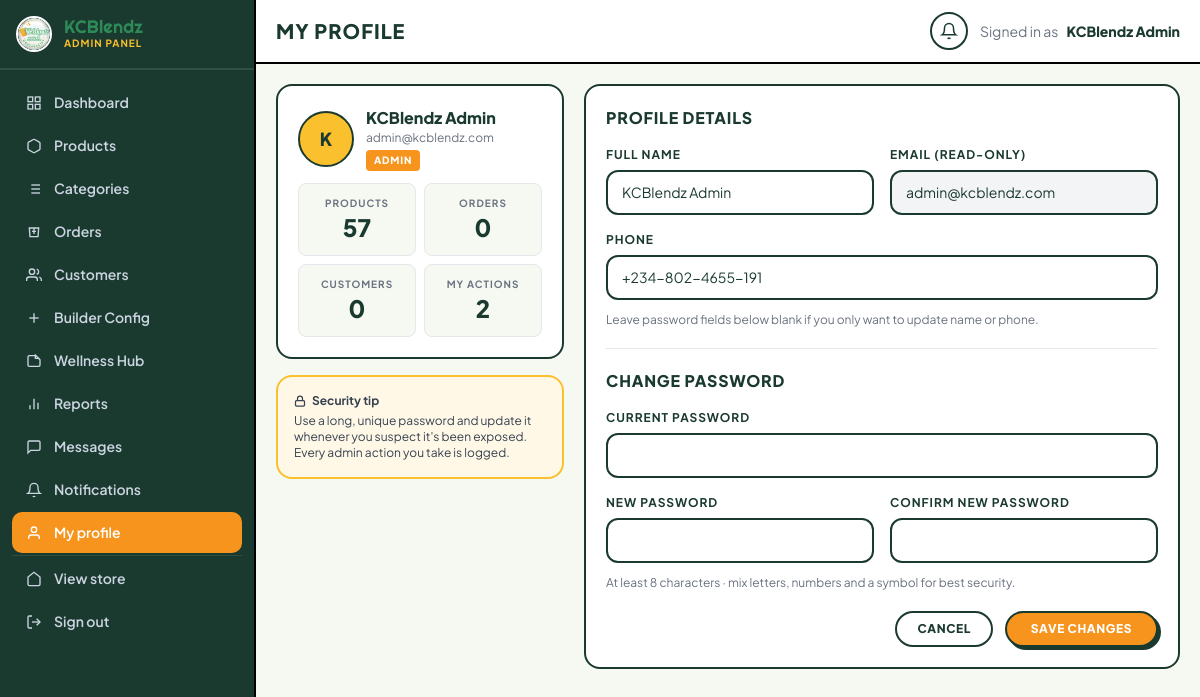
/admin/profile (signed in), run on the app's committed database.
### tables this page shows
CREATE TABLE users (
    id INTEGER PRIMARY KEY AUTOINCREMENT,
    email TEXT UNIQUE NOT NULL,
    password_hash TEXT NOT NULL,
    full_name TEXT NOT NULL,
    phone TEXT,
    role TEXT NOT NULL DEFAULT 'customer',  -- customer | admin
    status TEXT NOT NULL DEFAULT 'active',  -- active | suspended | deleted
    region TEXT,                            -- preferred region NG / MU / GL
    created_at TEXT NOT NULL DEFAULT (datetime('now')),
    last_login_at TEXT
);

### app.py (the view, shortened to what this page needs)
@app.route("/admin/profile", methods=["GET", "POST"])
@admin_required
def admin_profile():
    u = current_user()
    db = get_db()
    stats = db.execute("""SELECT
        (SELECT COUNT(*) FROM products WHERE is_active=1) AS n_products,
        (SELECT COUNT(*) FROM orders) AS n_orders,
        (SELECT COUNT(*) FROM users WHERE role='customer' AND status='active') AS n_customers,
        (SELECT COUNT(*) FROM audit_logs WHERE user_id=?) AS n_actions
    """, (u["id"],)).fetchone()
    return render_template("admin/profile.html", u=u, stats=stats)

### app.py (called while the page is built)
def get_db():
    if "db" not in g:
        g.db = sqlite3.connect(DB_PATH)
        g.db.row_factory = sqlite3.Row
        g.db.execute("PRAGMA foreign_keys = ON")
    return g.db

def current_user():
    uid = session.get("uid")
    if not uid:
        return None
    row = get_db().execute("SELECT * FROM users WHERE id=? AND status='active'", (uid,)).fetchone()
    return row

def admin_required(view):
    @wraps(view)
    def wrapper(*args, **kwargs):
        u = current_user()
        if not u or u["role"] != "admin":
            abort(403)
        return view(*args, **kwargs)
    return wrapper

def csrf_token():
    if "_csrf" not in session:
        session["_csrf"] = secrets.token_urlsafe(32)
    return session["_csrf"]

@app.before_request
def ensure_db_seeded():
    try:
        if not DB_PATH.exists() or DB_PATH.stat().st_size == 0:
            init_db()
    except Exception as _e:
        print(f"[KCBlendz] before_request init_db skipped: {_e}")

@app.before_request
def enforce_csrf():
    if request.method in ("POST", "PUT", "PATCH", "DELETE"):
        if request.path.startswith("/api/"):
            return  # api uses JSON + session
        if not check_csrf():
            abort(400, "Invalid CSRF token")

@app.after_request
def security_headers(response):
    response.headers["X-Content-Type-Options"] = "nosniff"
    response.headers["X-Frame-Options"] = "DENY"
    response.headers["Referrer-Policy"] = "strict-origin-when-cross-origin"
    response.headers["Permissions-Policy"] = "camera=(), microphone=(), geolocation=()"
    if request.path.startswith("/static/"):
        response.headers["Cache-Control"] = "public, max-age=604800, immutable"
    return response

@app.context_processor
def inject_globals():
    return dict(
        current_user=current_user,
        current_region=current_region,
        REGIONS=REGIONS,
        cart_count=cart_count,
        format_money=format_money,
        csrf_token=csrf_token,
        current_year=datetime.now().year,
    )

@app.context_processor
def inject_favorites():
    u = current_user()
    if not u:
        return {"user_favorite_ids": set()}
    rows = get_db().execute("SELECT product_id FROM favorites WHERE user_id=?", (u["id"],)).fetchall()
    return {"user_favorite_ids": {r["product_id"] for r in rows}}

### templates/admin/profile.html (shortened to what this page needs)
{% extends "admin/_layout.html" %}
{% set active = 'profile' %}
{% block page_title %}My profile{% endblock %}
{% block admin_body %}
<div class="grid grid-cols-1 lg:grid-cols-3 gap-5">
  <div class="lg:col-span-1">
    <div class="bg-white rounded-2xl border-2 border-[var(--kc-dark)] p-5 mb-4">
      <div class="flex items-center gap-3 mb-3">
        <div class="w-14 h-14 rounded-full bg-[var(--kc-yellow)] border-2 border-[var(--kc-dark)] flex items-center justify-center font-extrabold text-lg">
          {{ u['full_name'][:1] | upper if u['full_name'] else 'A' }}
        </div>
        <div class="min-w-0">
          <p class="font-extrabold text-base truncate">{{ u['full_name'] }}</p>
          <p class="text-xs text-gray-500 truncate">{{ u['email'] }}</p>
          <span class="badge-square bg-[var(--kc-orange)] text-white mt-1 inline-block">Admin</span>
        </div>
      </div>
      <div class="grid grid-cols-2 gap-2 text-center">
        <div class="bg-[var(--kc-bg)] rounded-lg p-3 border border-[var(--kc-dark)]/10">
          <p class="text-[10px] uppercase font-bold text-gray-500 tracking-widest">Products</p>
          <p class="text-2xl font-extrabold text-[var(--kc-dark)]">{{ stats['n_products'] }}</p>
        </div>
        <div class="bg-[var(--kc-bg)] rounded-lg p-3 border border-[var(--kc-dark)]/10">
          <p class="text-[10px] uppercase font-bold text-gray-500 tracking-widest">Orders</p>
          <p class="text-2xl font-extrabold text-[var(--kc-dark)]">{{ stats['n_orders'] }}</p>
        </div>
        <div class="bg-[var(--kc-bg)] rounded-lg p-3 border border-[var(--kc-dark)]/10">
          <p class="text-[10px] uppercase font-bold text-gray-500 tracking-widest">Customers</p>
          <p class="text-2xl font-extrabold text-[var(--kc-dark)]">{{ stats['n_customers'] }}</p>
        </div>
        <div class="bg-[var(--kc-bg)] rounded-lg p-3 border border-[var(--kc-dark)]/10">
          <p class="text-[10px] uppercase font-bold text-gray-500 tracking-widest">My actions</p>
          <p class="text-2xl font-extrabold text-[var(--kc-dark)]">{{ stats['n_actions'] }}</p>
        </div>
      </div>
    </div>
    <div class="bg-[var(--kc-cream)] rounded-2xl border-2 border-[var(--kc-yellow)] p-4 text-xs text-gray-700">
      <p class="font-bold mb-1 flex items-center gap-1.5">
        <svg width="12" height="12" viewBox="0 0 24 24" fill="none" stroke="currentColor" stroke-width="2.5"><rect x="3" y="11" width="18" height="11" rx="2"/><path d="M7 11V7a5 5 0 0 1 10 0v4"/></svg>
        Security tip
      </p>
      <p>Use a long, unique password and update it whenever you suspect it's been exposed. Every admin action you take is logged.</p>
    </div>
  </div>
  <div class="lg:col-span-2 space-y-5">
    <form action="{{ url_for('admin_profile') }}" method="post" class="bg-white rounded-2xl border-2 border-[var(--kc-dark)] p-5">
      <h2 class="text-base font-extrabold uppercase tracking-wider mb-4">Profile details</h2>
      <div class="grid grid-cols-1 sm:grid-cols-2 gap-4">
        <div>
          <label class="label">Full name</label>
          <input type="text" name="full_name" value="{{ u['full_name'] }}" required class="input w-full">
        </div>
        <div>
          <label class="label">Email (read-only)</label>
          <input type="email" value="{{ u['email'] }}" disabled class="input w-full bg-gray-100 cursor-not-allowed">
        </div>
        <div class="sm:col-span-2">
          <label class="label">Phone</label>
          <input type="tel" name="phone" value="{{ u['phone'] }}" required class="input w-full">
        </div>
      </div>
      <p class="text-xs text-gray-500 mt-3">Leave password fields below blank if you only want to update name or phone.</p>
      <hr class="my-5 border-[var(--kc-dark)]/15">
      <h2 class="text-base font-extrabold uppercase tracking-wider mb-4">Change password</h2>
      <div class="grid grid-cols-1 sm:grid-cols-2 gap-4">
        <div class="sm:col-span-2">
          <label class="label">Current password</label>
          <input type="password" name="current_password" autocomplete="current-password" class="input w-full">
        </div>
        <div>
          <label class="label">New password</label>
          <input type="password" name="new_password" minlength="8" autocomplete="new-password" class="input w-full">
        </div>
        <div>
          <label class="label">Confirm new password</label>
          <input type="password" name="confirm_password" minlength="8" autocomplete="new-password" class="input w-full">
        </div>
      </div>
      <p class="text-xs text-gray-500 mt-3">At least 8 characters · mix letters, numbers and a symbol for best security.</p>
      <div class="mt-5 flex justify-end gap-3">
        <a href="{{ url_for('admin_dashboard') }}" class="btn-outline-dark rounded-full px-5 py-2 text-xs font-extrabold uppercase tracking-wider">Cancel</a>
        <button type="submit" class="btn-orange rounded-full px-6 py-2 text-xs font-extrabold uppercase tracking-wider border-2 border-[var(--kc-dark)] shadow-[3px_3px_0_var(--kc-dark)]">Save changes</button>
      </div>
    </form>
  </div>
</div>
{% endblock %}

### templates/admin/_layout.html
{% extends "base.html" %}
{% set hide_chrome = True %}
{% block content %}
<div class="flex flex-col lg:flex-row min-h-screen bg-[var(--bg)]">
  {% include 'admin/_sidebar.html' %}
  <div class="flex-1 min-w-0">
    <header class="bg-white border-b-2 border-black sticky top-0 z-30">
      <div class="px-5 py-3 flex items-center justify-between gap-4">
        <h1 class="text-lg md:text-xl font-extrabold uppercase tracking-wider">{% block page_title %}{% endblock %}</h1>
        <div class="flex items-center gap-3">
          <a href="{{ url_for('admin_notifications') }}" class="icon-btn" aria-label="Notifications">
            <svg width="18" height="18" viewBox="0 0 24 24" fill="none" stroke="currentColor" stroke-width="2"><path d="M18 8A6 6 0 0 0 6 8c0 7-3 9-3 9h18s-3-2-3-9"/><path d="M13.73 21a2 2 0 0 1-3.46 0"/></svg>
          </a>
          <div class="hidden md:flex items-center gap-2 text-sm">
            <span class="text-gray-500">Signed in as</span>
            <span class="font-extrabold">{{ current_user()['full_name'] if current_user() else '' }}</span>
          </div>
        </div>
      </div>
    </header>
    <main class="p-5">
      {% block admin_body %}{% endblock %}
    </main>
  </div>
</div>
{% endblock %}

### templates/base.html (style rules this page uses)
:root { --kc-green: #2E8B57; --kc-green-deep: #1F6E43; --kc-green-soft: #6FB78F; --kc-orange: #F7941D; --kc-orange-deep: #D97706; --kc-yellow: #FBC02D; --kc-cream: #FFF8E7; --kc-bg: #F5F9F2; --kc-dark: #1B3A2F; --kc-ink: #0F2A21; --fuchsia: var(--kc-orange); --lime: var(--kc-yellow); --sky: var(--kc-green); --purple: var(--kc-green-deep); --orange: var(--kc-orange); --yellow: var(--kc-yellow); --bg: var(--kc-bg); --dark: var(--kc-dark); }
html, body { background: var(--kc-bg); }
body { font-family: 'Plus Jakarta Sans', sans-serif; color: var(--kc-dark); overflow-x: hidden; -webkit-font-smoothing: antialiased; }
.btn-fuchsia, .btn-orange { background: var(--kc-orange); color:#fff; transition: all .18s; }
.btn-outline-dark { border: 2px solid var(--kc-dark); background: #fff; color: var(--kc-dark); transition: all .18s; }
.badge-square { display:inline-block; font-size:10px; font-weight:800; text-transform:uppercase; letter-spacing:.08em; padding:3px 8px; border-radius:4px; }
.input { background:#fff; border:2px solid var(--kc-dark); padding: 10px 14px; font-size: 14px; outline:none; border-radius: 12px; transition: border-color .15s; color: var(--kc-dark); }
.input::placeholder { color: #9aa39e; }
.label { font-size: 12px; font-weight: 700; text-transform: uppercase; letter-spacing: .08em; color: var(--kc-dark); margin-bottom: 6px; display:block; }
.icon-btn { width:38px; height:38px; display:inline-flex; align-items:center; justify-content:center; border-radius:9999px; border:2px solid var(--kc-dark); background:#fff; color: var(--kc-dark); transition:all .15s; }

### data on the page
users: full_name "KCBlendz Admin", full_name "K", email "admin@kcblendz.com", phone "+234-802-4655-191"

### other printed values
{{ stats['n_products'] }} "57"
{{ stats['n_orders'] }} "0"
{{ stats['n_customers'] }} "0"
{{ stats['n_actions'] }} "2"
